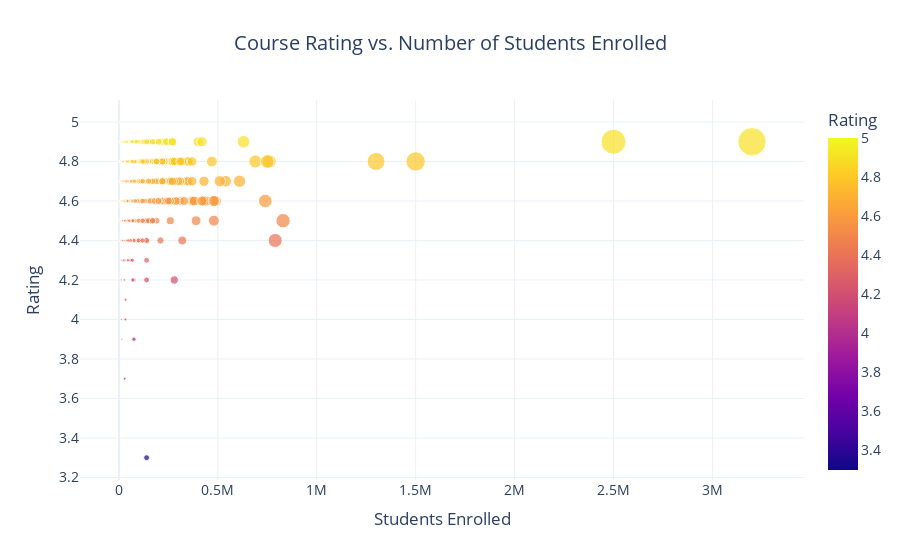

Notebook code for this chart:
### Markdown cell above
> 4.10. How does rating affect enrollment? Is there a correlation?

### Code cell
#Plot a scatter plot displaying course rating vs students enrolled
fig_7 = px.scatter(coursera_df,
                   x="course_students_enrolled_float",
                   y="course_rating",
                   size="course_students_enrolled_float",
                   color="course_rating",
                   hover_name="course_title",
                   title="Course Rating vs. Number of Students Enrolled",
                   labels={"course_students_enrolled_float": "Students Enrolled", "course_rating": "Rating"},
                   template="plotly_white")

fig_7.update_layout(font=dict(size=14),
                  title=dict(x=0.5))

fig_7.show()

### Figure 1 — Plotly figure (JSON) as saved in the notebook; plotly's stock layout.template omitted (floating-point values rounded to 4 significant figures; data arrays with more than 128 entries replaced by an {"elided": "..."} marker saying what was removed)
{"data": [{"hovertemplate": "<b>%{hovertext}</b><br><br>Students Enrolled=%{marker.size}<br>Rating=%{marker.color}<extra></extra>", "hovertext": {"elided": "891 str values"}, "legendgroup": "", "marker": {"color": {"elided": "891 float values"}, "coloraxis": "coloraxis", "size": {"elided": "891 int values"}, "sizemode": "area", "sizeref": 8000, "symbol": "circle"}, "mode": "markers", "name": "", "orientation": "v", "showlegend": false, "type": "scatter", "x": {"elided": "891 int values"}, "xaxis": "x", "y": {"elided": "891 float values"}, "yaxis": "y"}], "layout": {"coloraxis": {"colorbar": {"title": {"text": "Rating"}}, "colorscale": [[0, "#0d0887"], [0.1111, "#46039f"], [0.2222, "#7201a8"], [0.3333, "#9c179e"], [0.4444, "#bd3786"], [0.5556, "#d8576b"], [0.6667, "#ed7953"], [0.7778, "#fb9f3a"], [0.8889, "#fdca26"], [1, "#f0f921"]]}, "font": {"size": 14}, "legend": {"itemsizing": "constant", "tracegroupgap": 0}, "title": {"text": "Course Rating vs. Number of Students Enrolled", "x": 0.5}, "xaxis": {"anchor": "y", "domain": [0, 1], "title": {"text": "Students Enrolled"}}, "yaxis": {"anchor": "x", "domain": [0, 1], "title": {"text": "Rating"}}}}
